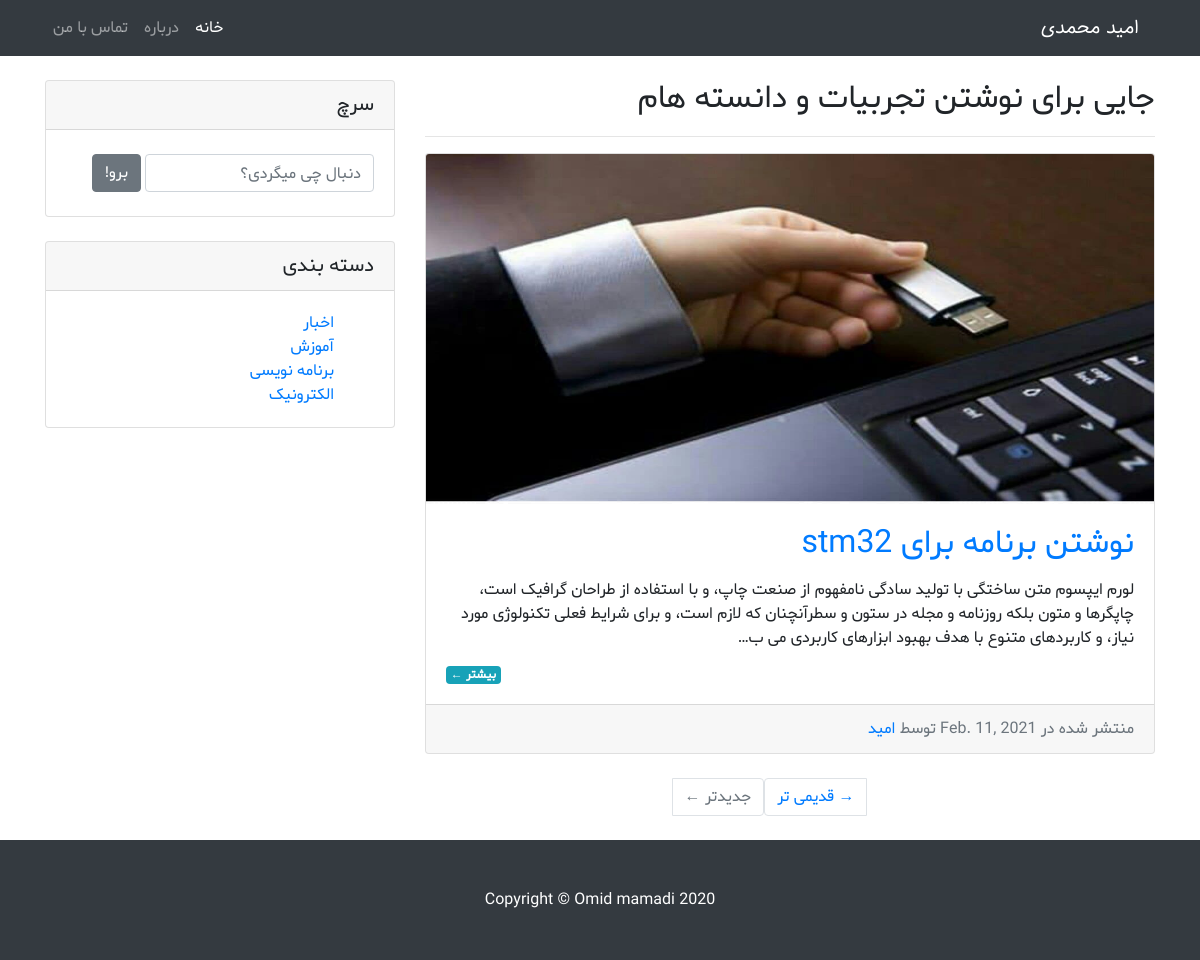
Page /category/4 on the committed database.
### blog/models.py (models this page shows, shortened)
class Article(models.Model):
    publish_choices = (
        ('p', 'Publish'),
        ('d', 'Draft'),
    )
    title = models.CharField(max_length=128, null=False, blank=False)
    cover = models.ImageField(upload_to='files/images/article_cover/')
    content = RichTextField()
    created_date = models.DateTimeField(default=timezone.now)
    author = models.ForeignKey(Author, on_delete=models.CASCADE)
    category = models.ManyToManyField('Category')
    publish_status = models.CharField(max_length=1, choices=publish_choices, null=False,
                                      blank=False, default='d')

class Author(models.Model):
    avatar = models.ImageField(upload_to='files/images/avatar/', blank=True)
    username = models.CharField(max_length=128, blank=False, null=False)
    name = models.CharField(max_length=128, blank=False)
    description = models.TextField(blank=False, null=False)
    def __str__(self):
        return self.name

class Category(models.Model):
    title = models.CharField(max_length=128)

### blog/views.py (the view)
# urls.py: path('category/<int:category_id>', views.CategoryPage.as_view(), name="category_page"),
class CategoryPage(TemplateView):
    def get(self, request, format=None, **kwargs):
        cataeorys = Category.objects.all()
        category_id = self.kwargs.get('category_id')
        articles = Article.objects.filter(category=category_id, publish_status='p')
        data = []
        for category in cataeorys:
            data.append({
                'title': category.title,
            })
        context = {
            'articles': articles,
            'categorys': cataeorys,
            'data': data,
        }
        return render(request, 'category.html', context)

### blog/templates/category.html (shortened to what this page needs)
{% extends 'base.html' %}
{% block content %}
      <div class="col-md-8">
        <h1 class="my-3 site-header">
          <small>جایی برای نوشتن تجربیات و دانسته هام</small>
        </h1>
        <hr>
        {% if articles %}
          {% for article in articles %}
            <div class="card mb-4">
              <img class="card-img-top" src="{{ article.cover.url}}" alt="Card image cap"
                   width="750px", height="350px">
              <div class="card-body">
                <a href="{% url 'content_page' article.id %}">
                  <h2 class="card-title">{{ article.title}}</h2>
                </a>
                <p class="card-text">
                    {{ article.content|truncatechars:256 | safe }}
                </p>
                <a href="#" class="badge badge-info pager-button">بیشتر &#8592; </a>
              </div>
              <div class="card-footer text-muted">
                منتشر شده در {{ article.created_date|date}} توسط
                <a href="#">{{ article.author }}</a>
              </div>
            </div>
          {% endfor %}
        <ul class="pagination justify-content-center mb-4">
          <li class="page-item">
            <a class="page-link" href="#">&rarr; قدیمی تر</a>
          </li>
          <li class="page-item disabled">
            <a class="page-link" href="#">جدیدتر &larr;</a>
          </li>
        </ul>
        {% endif %}
      </div>
{% endblock %}

### blog/templates/base.html (shortened to what this page needs)
{% load static %}
<!DOCTYPE html>
<html lang="en">
<head>
<link rel="stylesheet" href="https://cdn.jsdelivr.net/npm/bootstrap@4.6.0/dist/css/bootstrap.min.css">
  <link href="{% static 'blog/css/blog-home.css' %}" rel="stylesheet">
  <link rel="stylesheet" type="text/css" href="{% static 'blog/css/rtl.css' %}">
</head>
<body>
  <nav class="navbar navbar-expand-lg navbar-dark bg-dark fixed-top">
    <div class="container">
      <a class="navbar-brand site-title" href="{% url 'home_page' %}">امید محمدی</a>
      <div class="collapse navbar-collapse" id="navbarResponsive">
        <ul class="navbar-nav ml-auto">
          <li class="nav-item active">
            <a class="nav-link" href="{% url 'home_page' %}">خانه
            </a>
          </li>
          <li class="nav-item">
            <a class="nav-link" href="#">درباره</a>
          </li>
          <li class="nav-item">
            <a class="nav-link" href="#">تماس با من</a>
          </li>
        </ul>
      </div>
    </div>
  </nav>
  <div class="container">
    <div class="row">
        {% block content %}{% endblock %}
      <div class="col-md-4">
        <div class="card my-4">
          <h5 class="card-header">سرچ</h5>
          <div class="card-body">
            <form class="form-inline" action="{% url 'search_article' %}">
                <input type="text" name="q" class="form-control" placeholder="دنبال چی میگردی؟">
                <button class="btn btn-secondary m-1">برو!</button>
            </form>
          </div>
        </div>
    <div class="card my-4">
          <h5 class="card-header">دسته بندی</h5>
          <div class="card-body">
              {% for category in categorys %}
            <div class="row">
              <div class="col-lg-6">
                <ul class="list-unstyled mb-0">
                  <li>
                    <a href="{% url 'category_page' category.id %}">{{ category.title }}</a>
                  </li>
                </ul>
              </div>
            </div>
             {% endfor %}
          </div>
        </div>
      </div>
    </div>
  </div>
  <footer class="py-5 bg-dark">
    <div class="container">
      <p class="m-0 text-center text-white">Copyright &copy; Omid mamadi 2020</p>
    </div>
  </footer>
</body>
</html>

### static/blog/css/blog-home.css (style rules this page uses)
body { padding-top: 56px; font-family: 'Shabnam'; }
.site-title { font-family: 'Tanha'; }
.site-header { font-size: 40; }

### static/blog/css/rtl.css (style rules this page uses)
body { direction: rtl; text-align: right; }
.navbar-nav { margin-left: initial !important; margin-right:auto; }
.pager-button { float: left !important; }

### rows in the picture
Article: cover (picture), title "نوشتن برنامه برای stm32", content "لورم ایپسوم متن ساختگی با تولید سادگی نامفهوم از صنعت چاپ، و با استفاده از طراحان گرافیک است، چاپگرها و متون بلکه روزنامه و مجله در ستون و سطرآنچنان که لازم است، و برای شرایط فعلی تکنولوژی مورد نیاز، و کاربردهای متنوع با هدف بهبود ابزارهای کاربردی می ب…", created_date "Feb. 11, 2021", author "امید"
Category: title "اخبار"
Category: title "آموزش"
Category: title "برنامه نویسی"
Category: title "الکترونیک"
